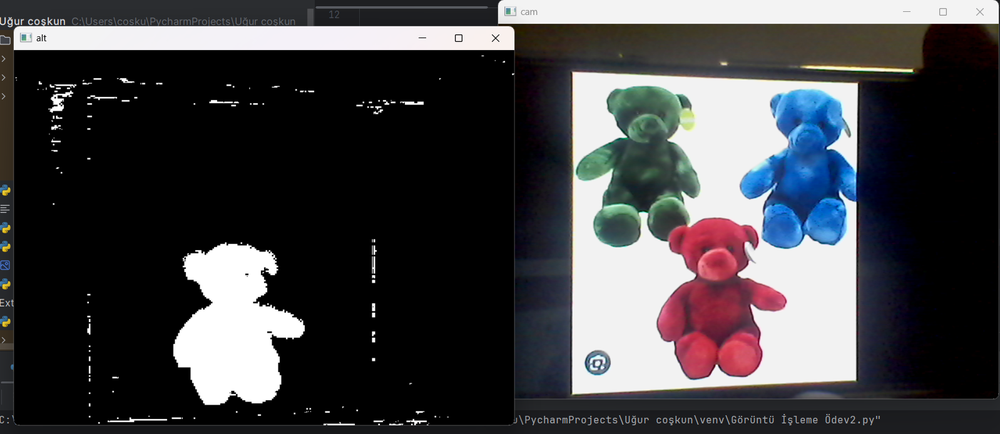
#> input picture odev_2/ödev2.py.png, 1000 x 434 px, shrunk from 1598 x 694 before the run, given in place of the camera
$ python 'Görüntü İşleme Ödev2.py'
#> lines starting #> are read from the running program, lines starting #| are printed output that depends on the picture; after the words box and inside, x2 and y2 are one past the last pixel; in counts of white or black regions, pixels touching at a corner belong together
import cv2
import numpy as np

cam = cv2.VideoCapture(0)

while (True):
    RED, vid = cam.read()
#> vid is the input picture: shape (434, 1000, 3); mean B, G, R 69.9, 66.9, 67.4
    hsv = cv2.cvtColor(vid, cv2.COLOR_BGR2HSV)
#> hsv: shape (434, 1000, 3); mean H, S, V 38, 37, 74.3

    low=np.array([155, 0, 0])
    upp=np.array([185, 255, 255])

    mask=cv2.inRange(hsv,low,upp)
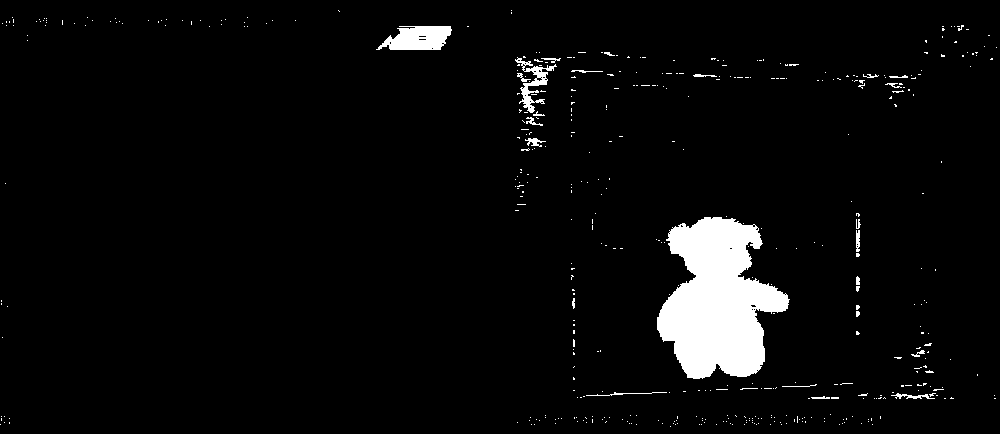
#> mask: shape (434, 1000); 4.1% white; 462 white regions (438 under 20 px), largest, box (x1, y1, x2, y2) and area: (657, 217, 790, 379) 13646, (376, 26, 452, 50) 1314, (515, 57, 557, 113) 632
    alt=cv2.bitwise_and(vid, vid, mask=mask)
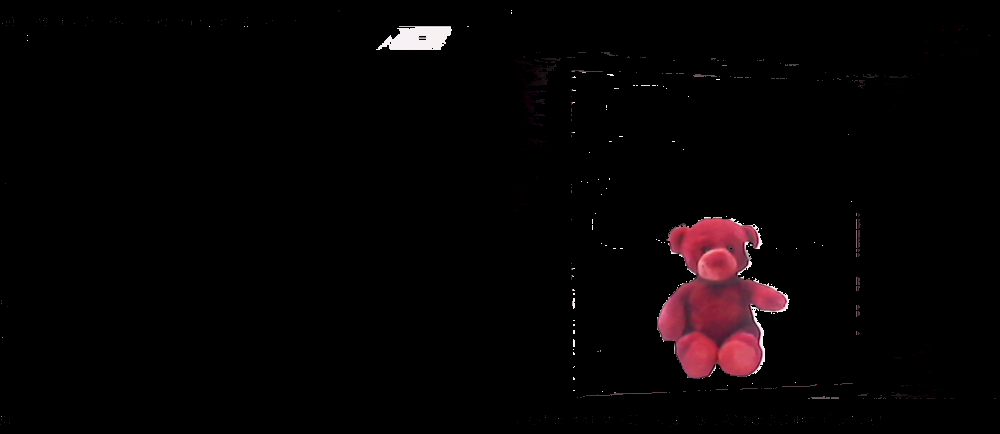
#> alt: shape (434, 1000, 3); mean B, G, R 3.7, 3, 6.2
    alt=cv2.cvtColor(alt, cv2.COLOR_BGR2GRAY)
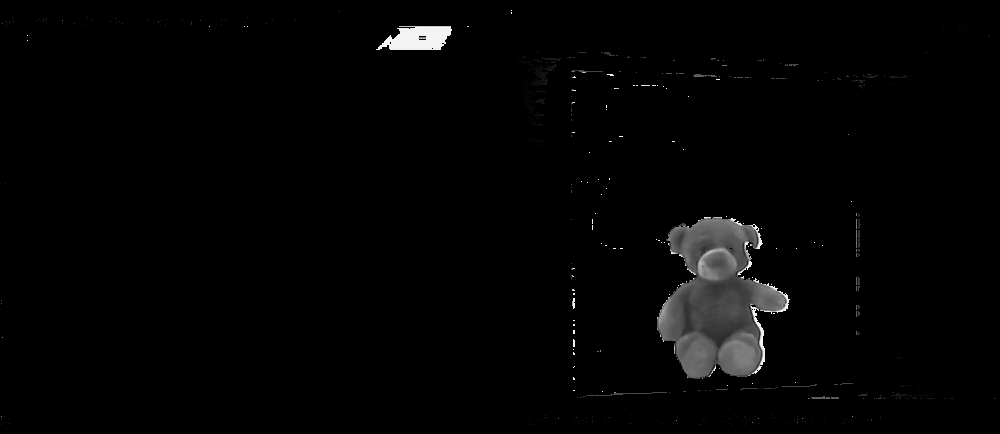
#> alt: shape (434, 1000); min 0, max 253, mean 4.1
    RED, alt = cv2.threshold(alt,10,255,cv2.THRESH_BINARY)
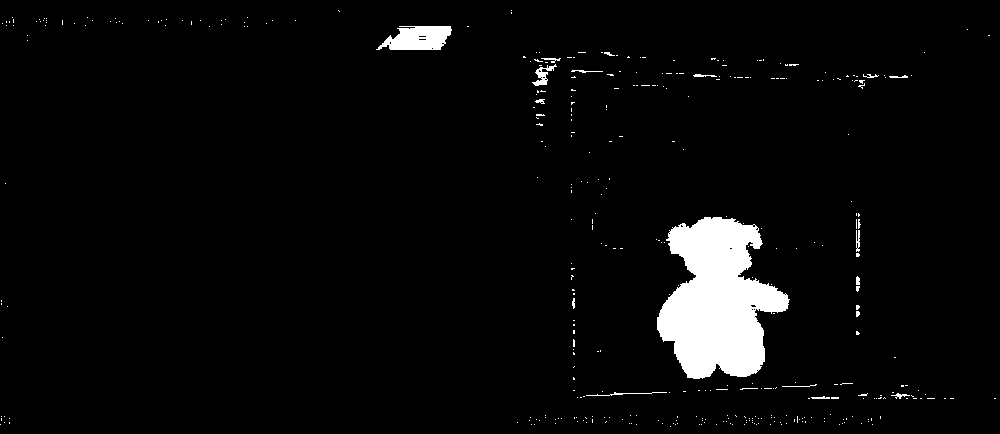
#> alt: shape (434, 1000); 3.8% white; 381 white regions (363 under 20 px), largest, box (x1, y1, x2, y2) and area: (657, 217, 790, 379) 13646, (376, 26, 452, 50) 1314, (532, 64, 557, 86) 197

    cv2.imshow("cam", vid)
    cv2.imshow("alt",alt)

    if cv2.waitKey(50) & 0xFF == ord('q'):
#> (key q is pressed here)
        break

cam.release()
cv2.destroyAllWindows()
